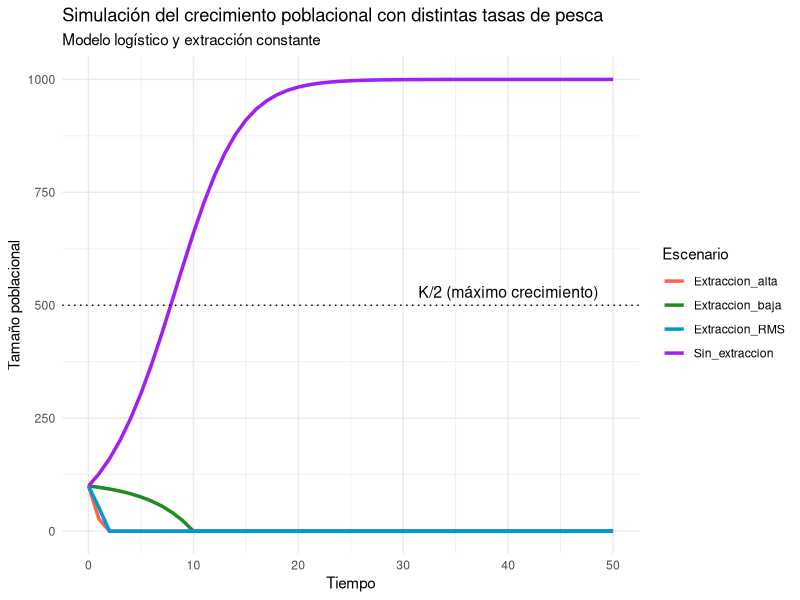

Source code (R):
## ---- chunk 1
knitr::opts_chunk$set(echo = TRUE, message = FALSE, warning = FALSE)
## ---- chunk 2
library(ggplot2)#Para graficar
library(tidyr)#Para ordenar
library(dplyr)#Para manejo de bases de datos
## ---- chunk 3
# Parámetros del modelo logístico
r <- 0.3     # tasa intrínseca de crecimiento
K <- 1000    # capacidad de carga
N0 <- 100    # población inicial

# Tiempo de simulación
time <- seq(0, 50, by = 1)#define 51 unidades de tiempo (de 0 a 50) 
## ---- chunk 4
# 1. Definimos una función llamada logistic_growth que recibe tres parámetros:
# N = tamaño poblacional en el tiempo actual
# r = tasa intrínseca de crecimiento
# K = capacidad de carga del ambiente

# 2. Se calcula la tasa de cambio de la población (dN) usando la ecuación logística:
# dN/dt = r * N * (1 - N/K)
# Este valor representa cuánto cambiará la población en la siguiente unidad de tiempo
  
# 3. Se devuelve el valor calculado de dN

# Función logística de crecimiento poblacional
logistic_growth <- function(N, r, K) {
  dN <- r * N * (1 - N / K)
  return(dN)
}
## ---- chunk 5
# Vector para almacenar la población
population <- numeric(length(time))
population[1] <- N0 #Cuando haces simulaciones dinámicas (como el modelo logístico), necesitas partir de un valor inicial conocido. Ese valor es el tamaño poblacional al inicio del tiempo simulado, en este caso, N0.

# Simulación de crecimiento sin pesca
# Bucle for que simula el crecimiento poblacional a lo largo del tiempo, aplicando el modelo de crecimiento logístico definido antes.

#1. Inicia un bucle que va desde t = 2 hasta el final del vector time (en este caso, t = 51, ya que time va de 0 a 50).
#for (t in 2:length(time)) {

#2.  population[t] <- population[t - 1] + logistic_growth(population[t - 1], r, K)
#calcula el tamaño poblacional en el tiempo t, utilizando el valor anterior (t - 1) y aplicando la fórmula del modelo logístico.

#3.evita que la población supere la capacidad de carga K
# if (population[t] > K) population[t] <- K


for (t in 2:length(time)) {
  population[t] <- population[t - 1] + logistic_growth(population[t - 1], r, K)
  if (population[t] > K) population[t] <- K
}
print(population)
## ---- chunk 6
# Fórmula RMS = (r * K) / 4
RMS <- (r * K) / 4
cat("Rendimiento Máximo Sostenible (RMS):", RMS)
## ---- chunk 7
# Función de simulación con pesca (extracción constante)
simular_con_pesca <- function(N0, r, K, F, time) {
  N <- numeric(length(time))
  N[1] <- N0
  for (t in 2:length(time)) {
    crecimiento <- logistic_growth(N[t - 1], r, K)
    N[t] <- N[t - 1] + crecimiento - F
    if (N[t] < 0) N[t] <- 0
    if (N[t] > K) N[t] <- K
  }
  return(N)
}
## ---- chunk 8
# Simulamos con diferentes tasas de extracción
F_bajo <- 30
F_optimo <- RMS
F_alto <- 100

pop_bajo <- simular_con_pesca(N0, r, K, F_bajo, time)
pop_optimo <- simular_con_pesca(N0, r, K, F_optimo, time)
pop_alto <- simular_con_pesca(N0, r, K, F_alto, time)
print(pop_bajo)
## ---- chunk 9
# Construimos un data frame para graficar
df <- data.frame(
  tiempo = time,
  Sin_extraccion = population,
  Extraccion_baja = pop_bajo,
  Extraccion_RMS = pop_optimo,
  Extraccion_alta = pop_alto
)

# Transponemos la base de datos
df_long <- pivot_longer(df, cols = -tiempo, names_to = "Escenario", values_to = "Poblacion")

# Graficamos
ggplot(df_long, aes(x = tiempo, y = Poblacion, color = Escenario)) +
  geom_line(size = 1.2) +
  geom_hline(yintercept = K / 2, linetype = "dotted", color = "black") +
  annotate("text", x = 40, y = K / 2 + 30, label = "K/2 (máximo crecimiento)", size = 4) +
  labs(title = "Simulación del crecimiento poblacional con distintas tasas de pesca",
       subtitle = "Modelo logístico y extracción constante",
       x = "Tiempo",
       y = "Tamaño poblacional",
       color = "Escenario") +
  scale_color_manual(values = c(
    "Sin_extraccion" = "purple",
    "Extraccion_RMS" = "deepskyblue3",
    "Extraccion_baja" = "forestgreen",
    "Extraccion_alta" = "tomato"
  )) +
  theme_minimal()
